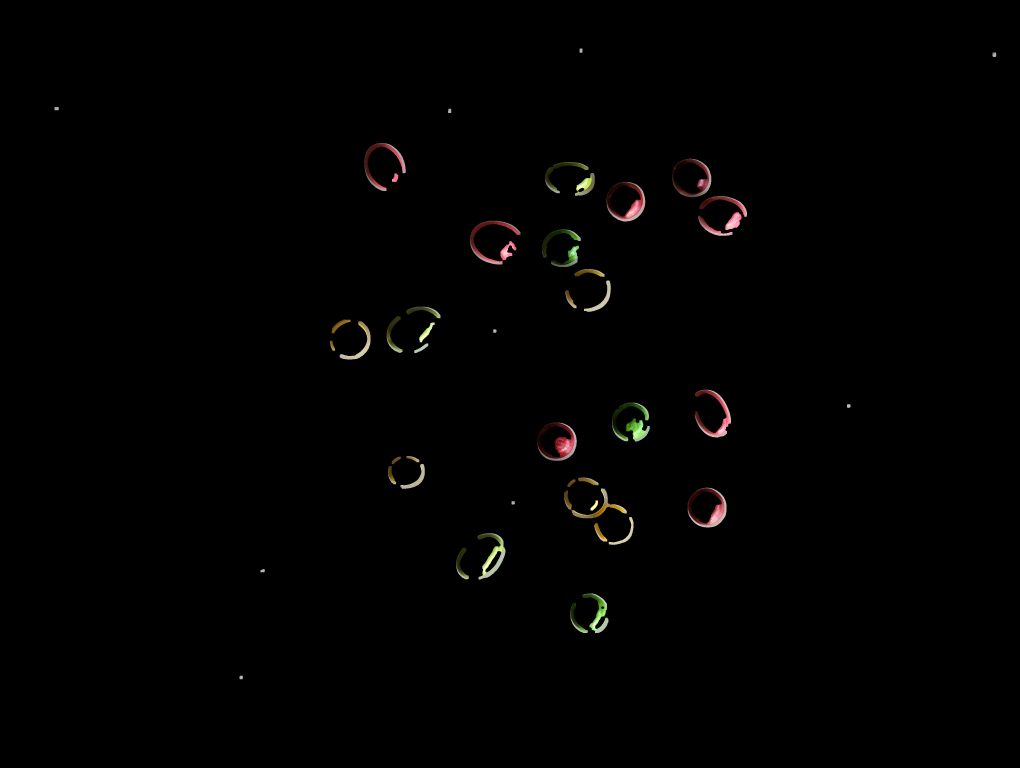
#> input picture 00_masked.jpg, 4080 x 3072 px (shown at 1/4 size)
$ python -i detect.py   (imports and definitions only)
#> lines starting #> are read from the running program, lines starting #| are printed output that depends on the picture; after the words box and inside, x2 and y2 are one past the last pixel; in counts of white or black regions, pixels touching at a corner belong together
import json
from pathlib import Path
from typing import Dict

import click
import cv2
import numpy as np
from tqdm import tqdm


hsv_config_low = np.array([[114, 128, 78], [87, 220, 132],
                           [0, 134, 43], [123, 77, 38]])
hsv_config_high = np.array([[125, 239, 246], [115, 255, 190],
                            [95, 255, 93], [180, 255, 117]])
areas = np.array([[0.0001], [0.00004],
                  [0.00006], [0.00005]])

def process_image(image, low_HSV, high_HSV):
    gray = cv2.cvtColor(image, cv2.COLOR_RGB2HSV)
    filtered = cv2.bilateralFilter(gray, 5, 20, 10)
    threshold = cv2.inRange(filtered, low_HSV, high_HSV)
    return threshold

def create_mask(mask):
    kernel = cv2.getStructuringElement(cv2.MORPH_ELLIPSE, (3, 3))
    mask_close = cv2.morphologyEx(mask, cv2.MORPH_CLOSE, kernel)
    mask_open = cv2.morphologyEx(mask_close, cv2.MORPH_OPEN, kernel)
    return mask_open

def get_contours(mask_open):
    contours, _ = cv2.findContours(mask_open, cv2.RETR_EXTERNAL, cv2.CHAIN_APPROX_NONE)
    return contours

def get_candy_count(contours, image, area):
    height = 0;
    width = 0
    height, width = image.shape[:2]
    candy_count = 0
    for contour in contours:
        if cv2.contourArea(contour) > area * height * width:
            candy_count += 1
    return candy_count


def detect(img_path: str) -> Dict[str, int]:
    """Object detection function, according to the project description, to implement.

    Parameters
    ----------
    img_path : str
        Path to processed image.

    Returns
    -------
    Dict[str, int]
        Dictionary with quantity of each object.
    """
#> called with img_path = '00_masked.jpg'

    #TODO: Implement detection method.
    candies = [0, 0, 0, 0]
    image = cv2.imread(img_path)
#> image is the input picture: shape (3072, 4080, 3); mean B, G, R 1.2, 1.5, 1.8
    for i in range(len(hsv_config_low)):
        in_range = process_image(image, hsv_config_low[i], hsv_config_high[i])
        mask = create_mask(in_range)
        contours = get_contours(mask)
        count = get_candy_count(contours, image, areas[i])
        candies[i] = count
#> this loop made 4 passes
#> count on passes 1 to 4: 8, 1, 4, 0
#> pass 1, in process_image, `threshold = cv2.inRange(filtered, low_HSV, high_HSV)`:
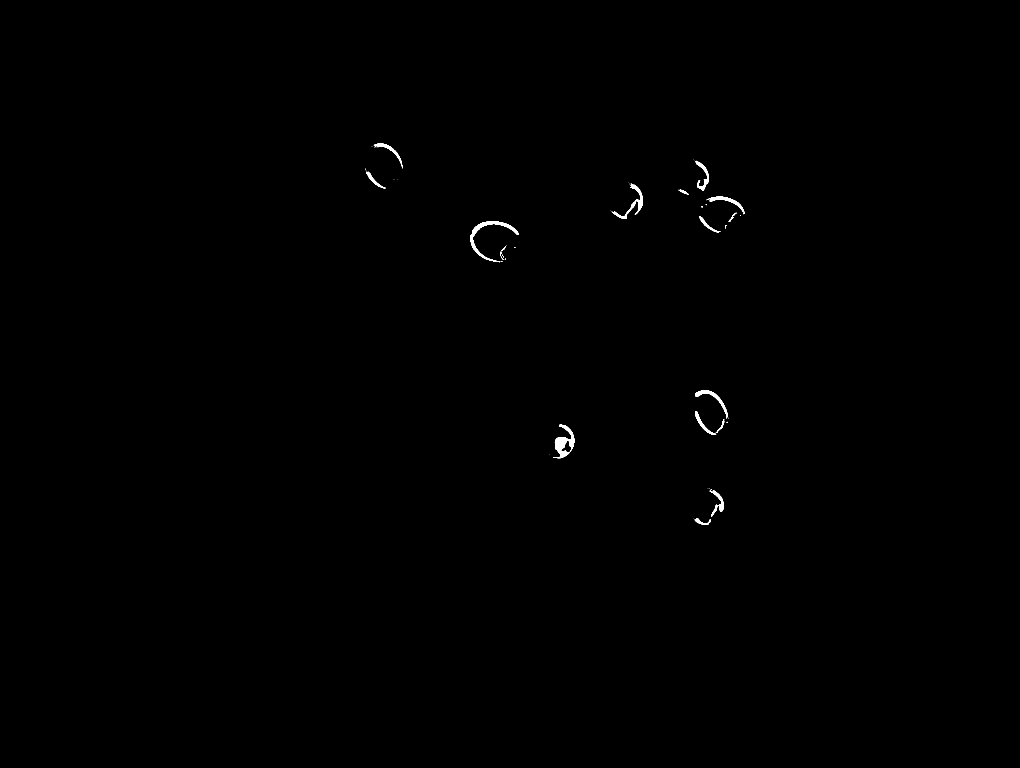
#> threshold: shape (3072, 4080) (shown at 1/4 size); 0.19% white; 59 white regions (41 under 20 px), largest, box (x1, y1, x2, y2) and area: (2212, 1697, 2297, 1833) 4372, (1881, 884, 2076, 1049) 4209, (2448, 737, 2572, 875) 2572
#> after the loop:
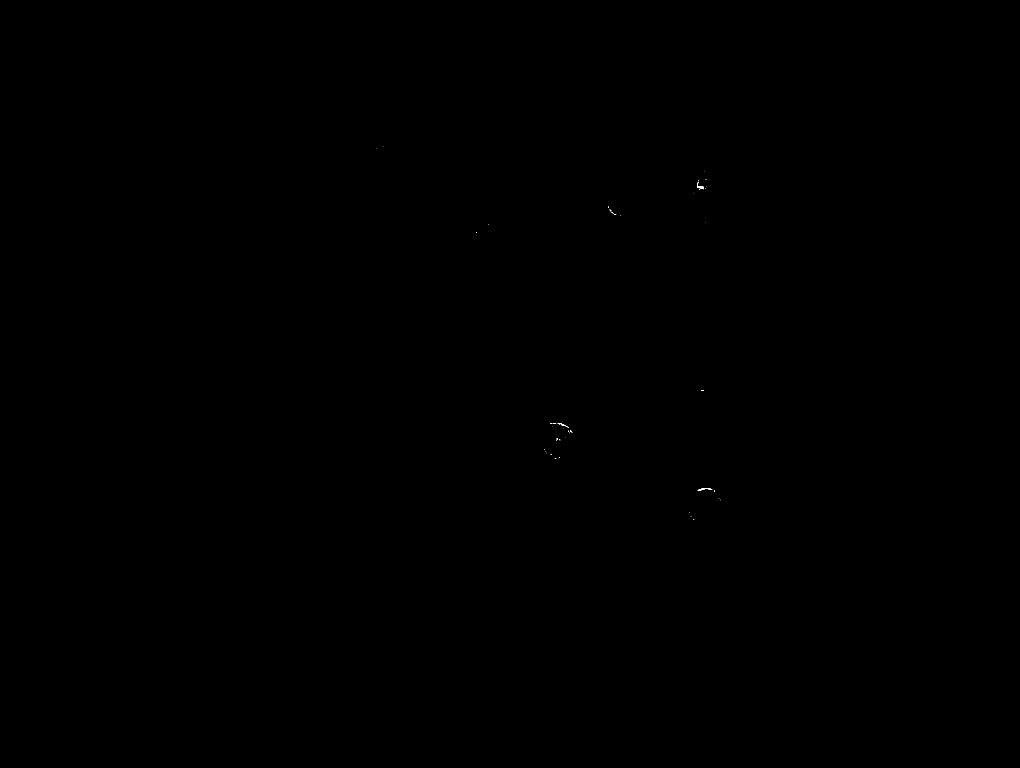
#> in_range: shape (3072, 4080) (shown at 1/4 size); 0.01% white; 54 white regions (50 under 20 px), largest, box (x1, y1, x2, y2) and area: (2790, 1953, 2848, 1962) 204, (2789, 728, 2814, 757) 176, (2231, 1692, 2261, 1703) 100, (2282, 1720, 2289, 1731) 22
#> after the loop: mask: shape (3072, 4080); 0% white; 13 white regions (9 under 20 px), largest, box (x1, y1, x2, y2) and area: (2794, 1953, 2847, 1962) 193, (2790, 744, 2814, 757) 164, (2246, 1695, 2260, 1703) 55, (2231, 1692, 2242, 1697) 35
#> after the loop, candies = [8, 1, 4, 0]
    return {'red': candies[0], 'yellow': candies[1], 'green': candies[2], 'purple': candies[3]}


@click.command()
@click.option('-p', '--data_path', help='Path to data directory', type=click.Path(exists=True, file_okay=False, path_type=Path), required=True)
@click.option('-o', '--output_file_path', help='Path to output file', type=click.Path(dir_okay=False, path_type=Path), required=True)
def main(data_path: Path, output_file_path: Path):
    img_list = data_path.glob('*.jpg')

    results = {}

    for img_path in tqdm(sorted(img_list)):
        fruits = detect(str(img_path))
        results[img_path.name] = fruits

    with open(output_file_path, 'w') as ofp:
        json.dump(results, ofp)


# [2 lines not run here, left out]

>>> result = detect('00_masked.jpg')
#> result = {'red': 8, 'yellow': 1, 'green': 4, 'purple': 0}
